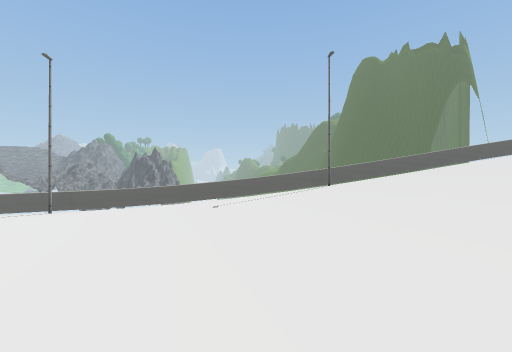
view 1 (above)

13 first-person views from a walk through a scene from a Unity 3-D project. The camera is 1.4 m above the floor, looks level and sees 90° across. The floor is counted in squares, 2 m on a side. Each view is taken from the middle of a square. On the plan, view 1 faces up. The plan holds only what a view shows up to about 9 squares ahead; the rest is blank. The place goes on beyond the plan. Some trees and plants on the terrain are drawn as simple stand-ins. Some animated figures are left out. Some surface patterns are stand-ins.

view 2
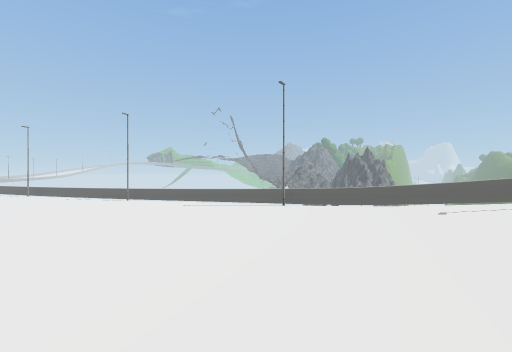

view 3
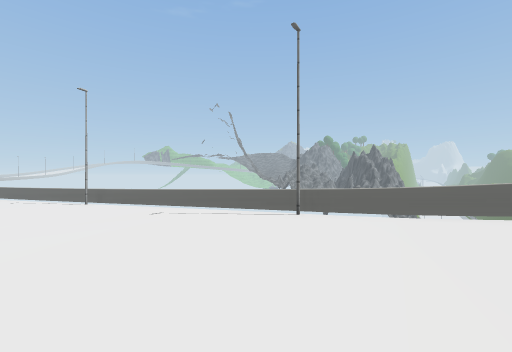

view 4
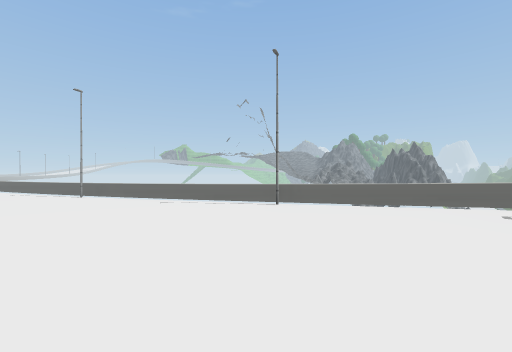

view 5
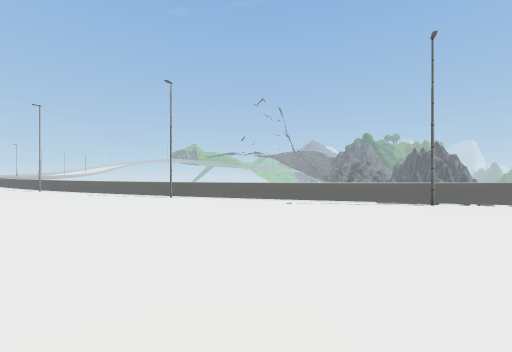

view 6
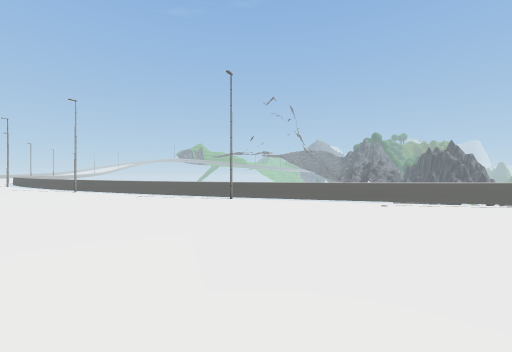

view 7
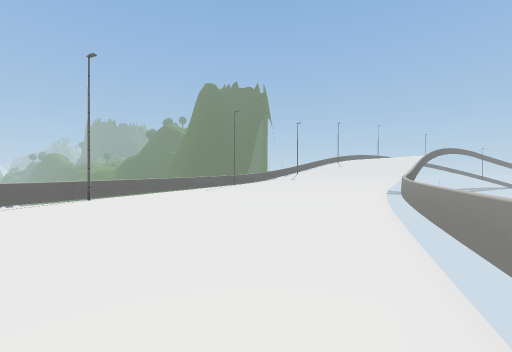

view 8
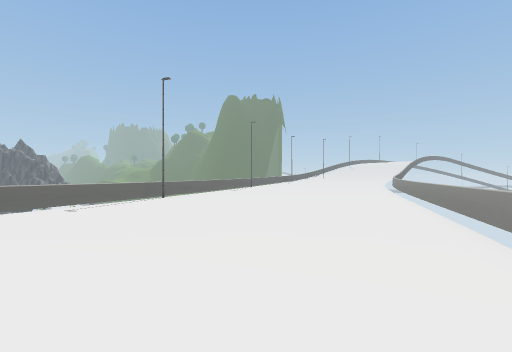

view 9
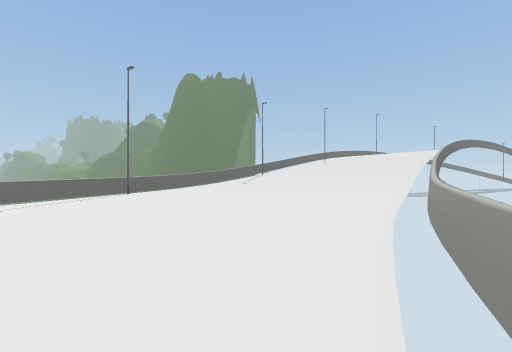

view 10
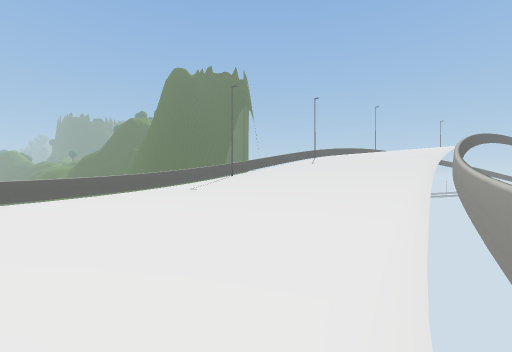

view 11
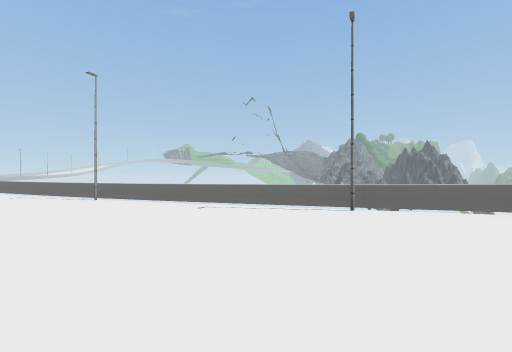

view 12
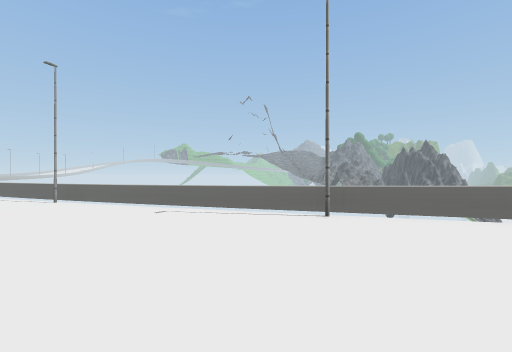

view 13
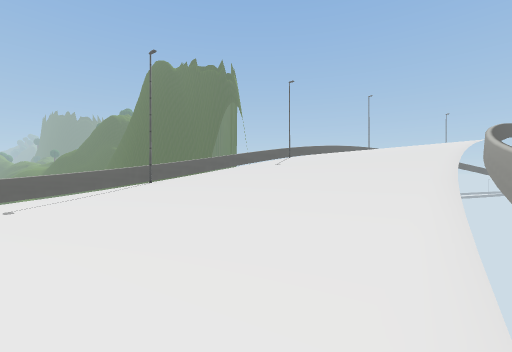

### Floor plan
Key: @ floor where view 1 was taken; # wall or solid block; . main floor; : floor 0.25 m higher than the main floor; + floor 0.5 m higher than the main floor; * floor 0.75 m higher than the main floor; / step, stairs or slope; = window, fence, low wall or low ledge.
Columns run from 23 left of view 1 to 3 right of it. Each row starts with its distance up from view 1.
  9                          ##
  8                    #=======
  7               ##==#=*//////
  6            ##===++++*//////
  5           ##=:::++++*//////
  4         ==##:::::+++*//////
  3     ##==.::::::::+++*//////
  2   ###=...::::::::++++*/////
  1  ===#....::::::::++++*/////
  0 =.........::::::::+++*/@===
 -1 ..........::::::::+=====#
 -2 ...........:::::===#
 -3 ...........::===#
 -4 ........... =##
 -5 .........==
 -6 ......#==#
 -7 .... =#

Where each view was taken, in squares from view 1:
view 1: 0 up, 0 right, facing up
view 2: 0 up, 0 right, facing up-left
view 3: 2 up, 2 left, facing up-left
view 4: 1 down, 8 left, facing up-left
view 5: 3 down, 11 left, facing up-left
view 6: 4 down, 13 left, facing up-left
view 7: 4 down, 14 left, facing up-right
view 8: 7 down, 23 left, facing up-right
view 9: 2 down, 8 left, facing up-right
view 10: 1 down, 5 left, facing up-right
view 11: 1 down, 10 left, facing up-left
view 12: 0 up, 10 left, facing up-left
view 13: 0 up, 1 left, facing up-right
